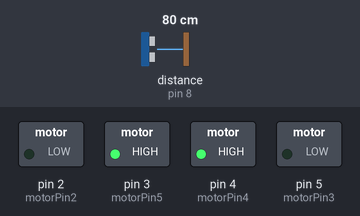
A sketch run on a simulated Arduino Uno, built with avr-gcc and run on an emulated ATmega328P. Parts: switched loads named in the sketch (green lamp = pin HIGH). Wiring (inferred from the names in the program): ultrasonic range finder: trigger pin 9; echo pin 8. The test bench sets the inputs (shaded band); at power-on: distance to the obstacle (sensor on pin 8) 80 cm. The echo pulse lasts 58.3 µs per cm; pins used as bus, display or sensor lines are not drawn.

Above: at 6.2 s.
6.3 s: distance to the obstacle (sensor on pin 8) set to 2 cm
At 7.4 s:
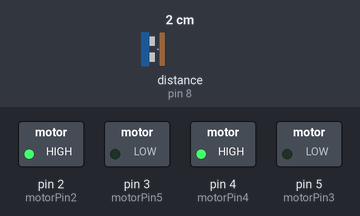
7.8 s: distance to the obstacle (sensor on pin 8) set to 60 cm
At 8.6 s:
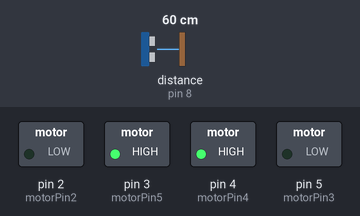
9.3 s: distance to the obstacle (sensor on pin 8) set to 4 cm
At 9.7 s:
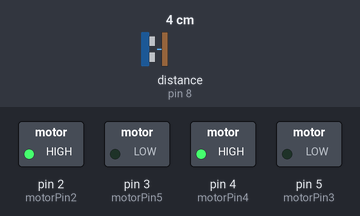
Timing chart, 0 to 12.3 s (numbered marks = the images above; inputs shaded):
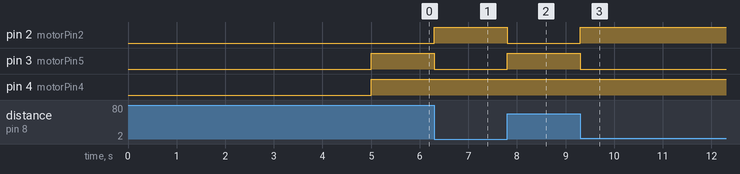

Measured:
- after the input at 6.3 s, pin 2 (motorPin2): LOW → HIGH at once; pin 3 (motorPin5): HIGH → LOW at once
- after the input at 7.8 s, pin 2 (motorPin2): HIGH → LOW at once; pin 3 (motorPin5): LOW → HIGH at once
- after the input at 9.3 s, pin 2 (motorPin2): LOW → HIGH at once; pin 3 (motorPin5): HIGH → LOW at once

The sketch:

SumoLuquin.ino
```cpp
#define Pecho 8 //Para sensor de enfrente
#define Ptrig 9 //Para sensor de enfrente
long duracion;
int distancia; // variable para almacenar distancia medida del sensor


int motorPin4 = 4; //Motor esquina izquierda superior

int motorPin3 = 5; //Motor esquina izquierda inferior

int motorPin5 = 3; //Motor esquina derecha superior

int motorPin2 = 2; //Motor esquina derecha inferior

void setup() {
  Serial.begin (9600);
  pinMode (motorPin4, OUTPUT);
  pinMode (motorPin3, OUTPUT);
  pinMode (motorPin5, OUTPUT);
  pinMode (motorPin2, OUTPUT);
  pinMode(Pecho, INPUT);
  pinMode(Ptrig, OUTPUT);
  delay(5000);
}


void loop() {
  digitalWrite(Ptrig, LOW);
  delayMicroseconds(2);
  digitalWrite(Ptrig, HIGH);   // genera el pulso de triger por 10ms
  delayMicroseconds(10);
  digitalWrite(Ptrig, LOW);

  duracion = pulseIn(Pecho, HIGH);
  distancia = (duracion/2) / 29;

  if(distancia<45){
    Adelante();
    }
    else{
      Derecha();
      }

}


void Adelante(){

digitalWrite(motorPin5, LOW);  //Motor derecho para atras

digitalWrite(motorPin4, HIGH); //Motor izquierda para adelante

digitalWrite(motorPin2, HIGH);  //Motor derecho para adelante

digitalWrite(motorPin3, LOW); //Motor izquierda para atras

 }


void Derecha() {

digitalWrite(motorPin5, HIGH);

digitalWrite(motorPin4, HIGH);

digitalWrite(motorPin2, LOW);

digitalWrite(motorPin3, LOW);

 }

//void Izquierda() {
//
//digitalWrite(motorPin3, HIGH);
//
//digitalWrite(motorPin5, LOW);
//
//digitalWrite(motorPin4, LOW);
//
//digitalWrite(motorPin6, HIGH);
//
// }
```
